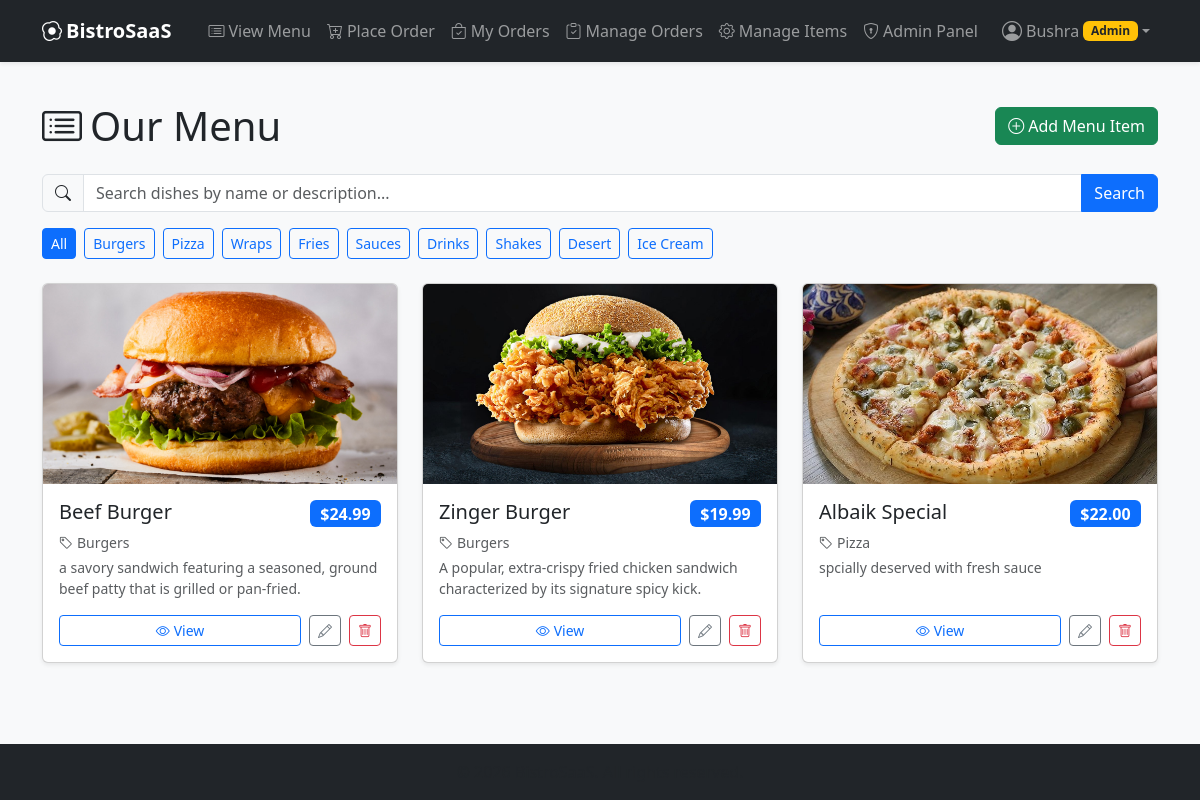
The app's page / (signed in) with its own data.
### ordering/models.py (models this page shows, shortened)
class Category(models.Model):
    name = models.CharField(max_length=100, unique=True)     # unique=True -> no duplicate names
    description = models.TextField(blank=True)
    class Meta:
        verbose_name_plural = "Categories"

class MenuItem(models.Model):
    category = models.ForeignKey(
        Category, on_delete=models.CASCADE, related_name="items"
    )
    name = models.CharField(max_length=200)
    description = models.TextField(blank=True)
    price = models.DecimalField(max_digits=8, decimal_places=2)
    image = models.ImageField(upload_to="menu_items/", blank=True, null=True)
    is_available = models.BooleanField(default=True)

### ordering/views.py (the view)
# urls.py: path("", views.MenuListView.as_view(), name="menu_list"),
class MenuListView(ListView):
    model = MenuItem
    template_name = "ordering/menu_list.html"
    context_object_name = "items"      # name used for the list inside the template
    paginate_by = 6                    # show 6 items per page
    def get_queryset(self):
        queryset = MenuItem.objects.filter(is_available=True).select_related(
            "category"
        )
        query = self.request.GET.get("q", "").strip()
        if query:
            queryset = queryset.filter(
                Q(name__icontains=query) | Q(description__icontains=query)
            )
        category = self.request.GET.get("category", "").strip()
        if category:
            queryset = queryset.filter(category__id=category)
        return queryset.order_by("category__name", "name")
    def get_context_data(self, **kwargs):
        context = super().get_context_data(**kwargs)
        context["categories"] = Category.objects.all()
        context["search_query"] = self.request.GET.get("q", "")
        context["selected_category"] = self.request.GET.get("category", "")
        return context

### ordering/context_processors.py (called while the page is built)
def notifications(request):
    data = {}
    user = request.user
    if not user.is_authenticated:
        return data
    if user.is_superuser:
        data["pending_orders_count"] = Order.objects.filter(
            status=Order.Status.PENDING
        ).count()
    else:
        data["order_notification_count"] = Order.objects.filter(
            user=user, unseen_update=True
        ).count()
    return data

### ordering/templates/ordering/menu_list.html (shortened to what this page needs)
{% extends "ordering/base.html" %}
{% block content %}
<div class="d-flex justify-content-between align-items-center mb-4">
    <h1 class="mb-0"><i class="bi bi-card-list me-2"></i>Our Menu</h1>
    {% if user.is_superuser %}
        <a href="{% url 'menu_item_add' %}" class="btn btn-success">
            <i class="bi bi-plus-circle me-1"></i>Add Menu Item
        </a>
    {% endif %}
</div>
<form method="get" class="mb-3">
    <div class="input-group">
        <span class="input-group-text"><i class="bi bi-search"></i></span>
        <input type="text" name="q" value="{{ search_query }}"
               class="form-control" placeholder="Search dishes by name or description...">
        <button type="submit" class="btn btn-primary">Search</button>
    </div>
</form>
<div class="mb-4 d-flex flex-wrap gap-2">
    <a href="{% url 'menu_list' %}{% if search_query %}?q={{ search_query }}{% endif %}"
       class="btn btn-sm {% if not selected_category %}btn-primary{% else %}btn-outline-primary{% endif %}">
        All
    </a>
    {% for category in categories %}
        <a href="?category={{ category.id }}{% if search_query %}&q={{ search_query }}{% endif %}"
           class="btn btn-sm {% if selected_category == category.id|stringformat:'s' %}btn-primary{% else %}btn-outline-primary{% endif %}">
            {{ category.name }}
        </a>
    {% endfor %}
</div>
<div class="row g-4">
    {% for item in items %}
        <div class="col-sm-6 col-lg-4">
            <div class="card h-100 shadow-sm">
                {% if item.image %}
                    <img src="{{ item.image.url }}" class="card-img-top"
                         alt="{{ item.name }}"
                         style="height: 200px; object-fit: cover;">
                {% else %}
                    <div class="bg-secondary-subtle d-flex align-items-center justify-content-center"
                         style="height: 200px;">
                        <i class="bi bi-image text-muted" style="font-size: 3rem;"></i>
                    </div>
                {% endif %}
                <div class="card-body d-flex flex-column">
                    <div class="d-flex justify-content-between align-items-start">
                        <h5 class="card-title">{{ item.name }}</h5>
                        <span class="badge bg-primary fs-6">${{ item.price }}</span>
                    </div>
                    <p class="text-muted small mb-1">
                        <i class="bi bi-tag me-1"></i>{{ item.category.name }}
                    </p>
                    <p class="card-text text-muted small flex-grow-1">
                        {{ item.description|truncatewords:15 }}
                    </p>
                    <div class="mt-auto d-flex gap-2">
                        <a href="{% url 'menu_item_detail' item.pk %}"
                           class="btn btn-outline-primary btn-sm flex-grow-1">
                            <i class="bi bi-eye me-1"></i>View
                        </a>
                        {% if user.is_superuser %}
                            <a href="{% url 'menu_item_edit' item.pk %}"
                               class="btn btn-outline-secondary btn-sm">
                                <i class="bi bi-pencil"></i>
                            </a>
                            <a href="{% url 'menu_item_delete' item.pk %}"
                               class="btn btn-outline-danger btn-sm">
                                <i class="bi bi-trash"></i>
                            </a>
                        {% endif %}
                    </div>
                </div>
            </div>
        </div>
    {% empty %}
        <div class="col-12">
            <div class="alert alert-info">
                No menu items found{% if search_query %} for "{{ search_query }}"{% endif %}.
            </div>
        </div>
    {% endfor %}
</div>
{% endblock %}

### ordering/templates/ordering/base.html (shortened to what this page needs)
{% load static %}
<!DOCTYPE html>
<html lang="en">
<head>
    <link
        href="https://cdn.jsdelivr.net/npm/bootstrap@5.3.3/dist/css/bootstrap.min.css"
        rel="stylesheet"
>
    <link
        rel="stylesheet"
        href="https://cdn.jsdelivr.net/npm/bootstrap-icons@1.11.3/font/bootstrap-icons.min.css">
</head>
<body class="bg-light">
    <nav class="navbar navbar-expand-lg navbar-dark bg-dark shadow-sm">
        <div class="container">
            <a class="navbar-brand fw-bold" href="{% url 'menu_list' %}">
                <i class="bi bi-egg-fried me-1"></i>BistroSaaS
            </a>
            <div class="collapse navbar-collapse" id="navbarNav">
                <ul class="navbar-nav ms-auto align-items-lg-center">
                    {% if user.is_authenticated %}
                        <li class="nav-item">
                            <a class="nav-link" href="{% url 'menu_list' %}">
                                <i class="bi bi-card-list me-1"></i>View Menu
                            </a>
                        </li>
                        <li class="nav-item">
                            <a class="nav-link" href="{% url 'place_order' %}">
                                <i class="bi bi-cart-plus me-1"></i>Place Order
                            </a>
                        </li>
                        <li class="nav-item">
                            <a class="nav-link position-relative" href="{% url 'my_orders' %}">
                                <i class="bi bi-bag-check me-1"></i>My Orders
                            </a>
                        </li>
                        {% if user.is_superuser %}
                            <li class="nav-item">
                                <a class="nav-link position-relative" href="{% url 'manage_orders' %}">
                                    <i class="bi bi-clipboard-check me-1"></i>Manage Orders
                                </a>
                            </li>
                            <li class="nav-item">
                                <a class="nav-link" href="{% url 'menu_item_add' %}">
                                    <i class="bi bi-gear me-1"></i>Manage Items
                                </a>
                            </li>
                            <li class="nav-item">
                                <a class="nav-link" href="/admin/">
                                    <i class="bi bi-shield-lock me-1"></i>Admin Panel
                                </a>
                            </li>
                        {% endif %}
                        <li class="nav-item dropdown ms-lg-2">
                            <a class="nav-link dropdown-toggle d-flex align-items-center" href="#"
                               id="profileDropdown" role="button" data-bs-toggle="dropdown"
                               aria-expanded="false">
                                <i class="bi bi-person-circle fs-5 me-1"></i>
                                <span>{{ user.username }}</span>
                                {% if user.is_superuser %}
                                    <span class="badge bg-warning text-dark ms-1">Admin</span>
                                {% else %}
                                    <span class="badge bg-info text-dark ms-1">Customer</span>
                                {% endif %}
                            </a>
                        </li>
                    {% endif %}
                </ul>
            </div>
        </div>
    </nav>
    <main class="container my-4">
        {% block content %}{% endblock %}
    </main>
    <footer class="bg-dark text-light py-3 mt-auto">
        <div class="container text-center">
            <span class="text-muted">
            </span>
        </div>
    </footer>
</body>
</html>

### ordering/templates/ordering/base.html (style rules this page uses)
html, body { height: 100%; }
body { display: flex; flex-direction: column; min-height: 100vh; }
main { flex: 1 0 auto; }
footer { flex-shrink: 0; }

### records on screen
Category: name "Burgers"
Category: name "Pizza"
Category: name "Wraps"
Category: name "Fries"
Category: name "Sauces"
Category: name "Drinks"
Category: name "Shakes"
Category: name "Desert"
Category: name "Ice Cream"
MenuItem: image (picture), name "Beef Burger", price "24.99", category.name "Burgers", description "a savory sandwich featuring a seasoned, ground beef patty that is grilled or pan-fried."
MenuItem: image (picture), name "Zinger Burger", price "19.99", category.name "Burgers", description "A popular, extra-crispy fried chicken sandwich characterized by its signature spicy kick."
MenuItem: image (picture), name "Albaik Special", price "22.00", category.name "Pizza", description "spcially deserved with fresh sauce"

### other values on screen
{{ user.username }} "Bushra"
